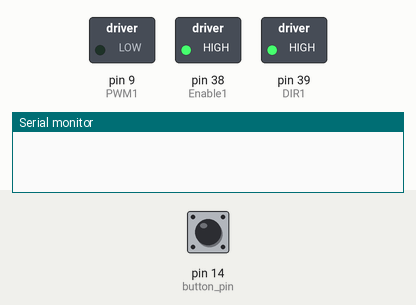
The sketch below on a simulated Arduino Mega 2560, built with avr-gcc and run on an emulated ATmega2560. Parts: switched loads named in the sketch (green lamp = pin HIGH), the last lines printed to the serial monitor. The inputs (shaded band) are chosen by the test bench; at power-on: pin 14 (button_pin) LOW.

Above: at 1.2 s.
1.3 s: pin 14 (button_pin) pulled HIGH for 0.15 s
At 1.7 s:
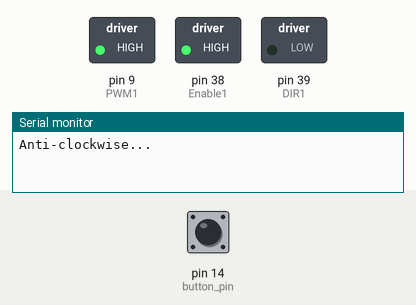
2.9 s: pin 14 (button_pin) pulled HIGH for 1 s
At 4.4 s:
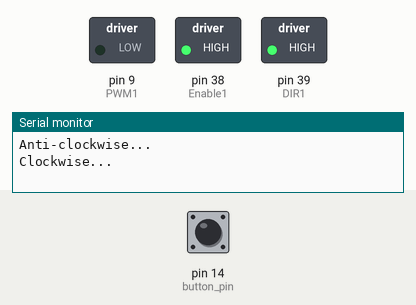
5.4 s: pin 14 (button_pin) pulled HIGH for 3.2 s
At 6.0 s:
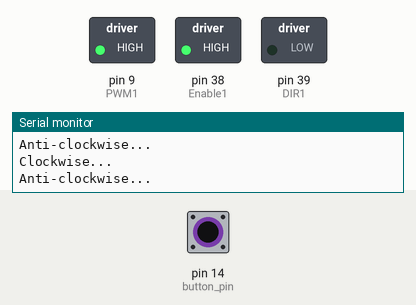
Timing chart, 0 to 8.9 s (numbered marks = the images above; inputs shaded):
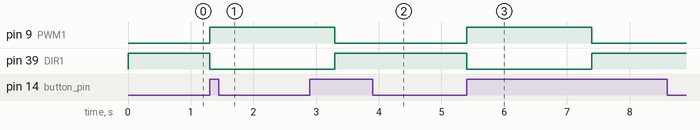

The sketch:

LAB9_2_3_202355632.ino
```cpp
const int Enable1 = 38;
const int PWM1 = 9;
const int DIR1 = 39;
const int button_pin = 14;

boolean direction = true;

void setup() {
  pinMode(Enable1, OUTPUT);
  pinMode(DIR1, OUTPUT);
  pinMode(PWM1, OUTPUT);
  pinMode(button_pin, INPUT);   // 버튼은 외부 풀다운 저항 사용
  digitalWrite(Enable1, HIGH);  // L293D 모터 채널 활성화
  digitalWrite(DIR1, direction);
  digitalWrite(PWM1, !direction);
  Serial.begin(9600);           // 시리얼 모니터 초기화
}

void loop() {
  if (digitalRead(button_pin)) {
    direction = !direction;

    if (direction)   // clockwise
      Serial.println("Clockwise...");
    else
      Serial.println("Anti-clockwise...");

    digitalWrite(DIR1, direction);
    digitalWrite(PWM1, !direction);

    delay(2000);
  }
}
```

Measured:
- after the input at 1.3 s, pin 9 (PWM1): LOW → HIGH at once; pin 39 (DIR1): HIGH → LOW at once
- after the input at 2.9 s, pin 9 (PWM1): HIGH → LOW after 0.40 s; pin 39 (DIR1): LOW → HIGH after 0.40 s
- after the input at 5.4 s, pin 9 (PWM1): LOW → HIGH at once, → LOW 2.0 s later; pin 39 (DIR1): HIGH → LOW at once, → HIGH 2.0 s later
